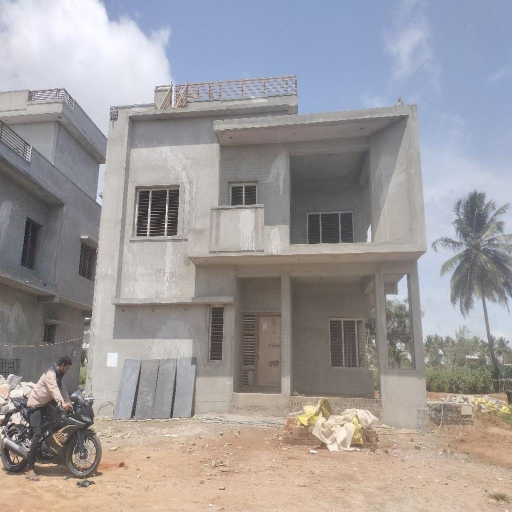
#> input picture Image_3.jpg, 1024 x 1024 px, found by its file name (shown at 1/2 size)
$ python floor_count_lines.py
#> lines starting #> are read from the running program, lines starting #| are printed output that depends on the picture
# Importing required packages
import numpy as np
import cv2

# The function to count floors based on Visible Lines
def count_floors_line(image_path, canny_low, canny_high, hough_threshold, tolerence, output_path, actual_floor_height = 10):

    # Load the image
#> called with canny_low = 50, canny_high = 150, hough_threshold = 100, tolerence = 400, actual_floor_height = 10
    try:
        img = cv2.imread(image_path)
#> img is the input picture: shape (1024, 1024, 3); mean B, G, R 155.6, 154.4, 158.7
    except Exception as e:
        # Check if the image path is a string first, then handle file not found
        if not isinstance(image_path, str):
            raise TypeError("Image path must be a string.")
        # Check if the loaded image is None, which happens if the path is invalid
        if img is None:
             raise FileNotFoundError(f"Image not found at path: {image_path}")

    # Convert the image into gray scale image
    gray = cv2.cvtColor(img, cv2.COLOR_BGR2GRAY)
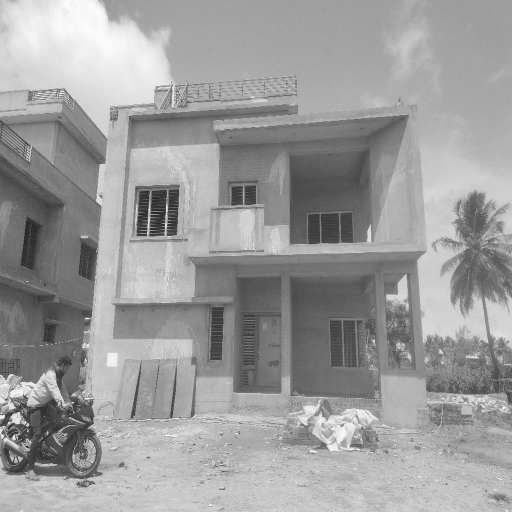
#> gray: shape (1024, 1024) (shown at 1/2 size); min 4, max 255, mean 155.8

    # Applying Gaussian Blur
    blur = cv2.GaussianBlur(gray, (5,5), 0)

    # Finding the Edges
    edges = cv2.Canny(blur, canny_low, canny_high)
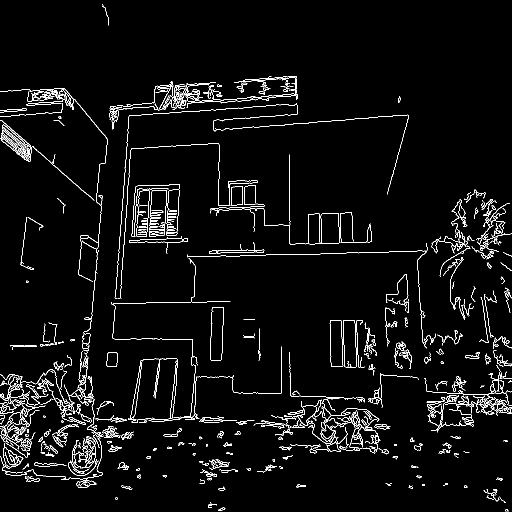
#> edges: shape (1024, 1024) (shown at 1/2 size); 3.7% white in thin lines or dots

    # Detect Lines using Hough Transform
    # FIX: Corrected 'hough_threshold' to 'threshold' for cv2.HoughLinesP
    lines = cv2.HoughLinesP(edges, 1, np.pi/180, threshold = hough_threshold, minLineLength = 100, maxLineGap = 10)
#> lines = 30 rows, first 6: [239, 606, 250, 451], [33, 266, 202, 412], [184, 631, 205, 394], [181, 649, 193, 511], [532, 509, 686, 507], [441, 200, 592, 187]

    # What if no lines are detected
    if lines is None:
        print("No lines detected.")
        return [], 0, 0, 0 # Added return of 0 for height and width

    # Creating the horizontal Lines and finding the building's pixel span
    horizontal_lines = []
    min_x = float('inf')
    max_x = float('-inf')

    for line in lines:
        x1, y1, x2, y2 = line[0]
        # Only consider lines that are nearly horizontal (slope close to zero)
        if abs(y2 - y1) < 10:
            horizontal_lines.append((y1 + y2) // 2)

            # Find the minimum and maximum x-coordinates across ALL relevant horizontal lines
            min_x = min(min_x, x1, x2)
            max_x = max(max_x, x1, x2)
#> this loop made 30 passes
#> (x1, y1, x2, y2, min_x, max_x) on passes 5, 10, 11, 13, 15, 17, 20, 30: (532, 509, 686, 507, 532, 686), (914, 808, 1023, 814, 532, 1023), (911, 807, 1015, 801, 532, 1023), (6, 232, 123, 224, 6, 1023), (468, 164, 593, 155, 6, 1023), (325, 205, 474, 197, 6, 1023), (486, 160, 586, 152, 6, 1023), (222, 219, 335, 211, 6, 1023)
#> after the loop, horizontal_lines = [508, 811, 804, 228, 159, 201, 156, 215]

    # Estimate building width in pixels as the total horizontal span
    building_width_pixels = max_x - min_x if max_x > min_x else 0
#> building_width_pixels = 1017

    # Cluster Similar Lines
    horizontal_lines = sorted(horizontal_lines)
#> horizontal_lines = [156, 159, 201, 215, 228, 508, 804, 811]
    floor_lines = []
    for y in horizontal_lines:
        if not floor_lines or abs(y - floor_lines[-1]) > tolerence:
            floor_lines.append(y)
#> this loop made 8 passes
#> y on passes 1 to 8: 156, 159, 201, 215, 228, 508, 804, 811
#> after the loop, floor_lines = [156, 804]

    # Count floors
    num_floors = len(floor_lines)
#> num_floors = 2

    # Compute distances (in pixels) between floor lines
    floor_distances = []
    for i in range(1, len(floor_lines)):
        dist = abs(floor_lines[i] - floor_lines[i - 1])
        floor_distances.append(dist)
#> this loop made 1 pass
#> dist on pass 1: 648
#> after the loop, floor_distances = [648]

    # Assuming each floor is 10 feet tall
    scale_factor = None
    if floor_distances:
        avg_floor_pixel_height = np.mean(floor_distances)
#> avg_floor_pixel_height = 648
        scale_factor = actual_floor_height / avg_floor_pixel_height   # feet per pixel
#> scale_factor = 0.0154

    # Find the height and width of the building in feet unit
    # Height calculation is simplified: (Number of Floors) * (Assumed Height per Floor)
    real_height = num_floors * 10
#> real_height = 20

    # Width calculation uses the total pixel span found earlier
    if scale_factor is not None and building_width_pixels > 0:
        real_width = scale_factor * building_width_pixels
#> real_width = 15.69
    else:
        real_width = 0

    # Calculate the Area of the Building
    area = real_width * real_height
#> area = 313.9
    area = np.round(area, 2)


    # # Annotate the Image: # Put the Answer on the image
    # for y in floor_lines:
    #     cv2.line(img, (0, y), (img.shape[1], y), (0, 255, 0), 2)

    cv2.putText(img, f"Estimated Floors: {num_floors}", (10, 40), cv2.FONT_HERSHEY_SIMPLEX, 0.7, (0, 0, 255), 2, cv2.LINE_AA)
    cv2.putText(img, f"Estimated Height : {real_height} Feets", (10, 70), cv2.FONT_HERSHEY_SIMPLEX,  0.7, (0,0,255), 2, cv2.LINE_AA)
    cv2.putText(img, f"Estimated Width : {np.round(real_width,2)} Feets", (10, 100), cv2.FONT_HERSHEY_SIMPLEX, 0.7, (0, 0, 255), 2, cv2.LINE_AA)
    cv2.putText(img, f"Estimated Area : {area} Sq.Feets", (10, 130), cv2.FONT_HERSHEY_SIMPLEX, 0.7, (0, 0, 255), 2, cv2.LINE_AA)
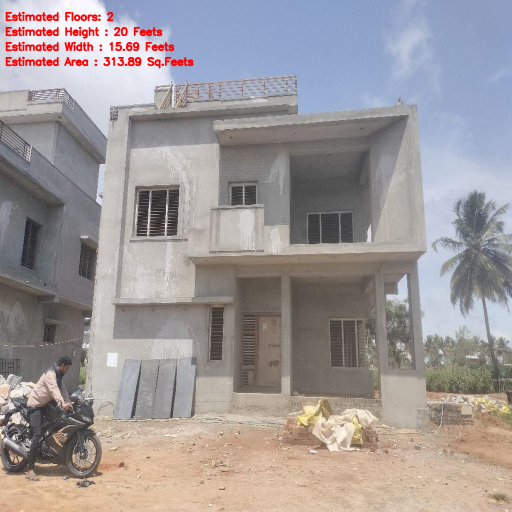
#> img: shape (1024, 1024, 3) (shown at 1/2 size); mean B, G, R 153.3, 152.3, 159

    # Saving the Image in Output Path
    cv2.imwrite(output_path, img, params = None)

    cv2.imshow("Detected Floors", img)
    cv2.waitKey(0)
    cv2.destroyAllWindows()

    # Return the result
    return floor_lines, num_floors, real_height, real_width

# The Inference Code
# canny low: 50, canny high: 150, hough_threshold = 80, tolerance = 130
if __name__ == "__main__":
    image_path = r"C:\Users\Webbies\Jupyter_Notebooks\Berger_Building_Height_Width\images\Image_3.jpg"
    output_path = r"C:\Users\Webbies\Jupyter_Notebooks\Berger_Building_Height_Width\images\Image_3_Result_Height_Width.jpg"

    # hough_threshold was increased to 100 in your latest script, keeping it that way
#> (the run stopped early here; a loop or call above may not have finished)

$ run again, with Image_7.jpg copied over Image_3.jpg
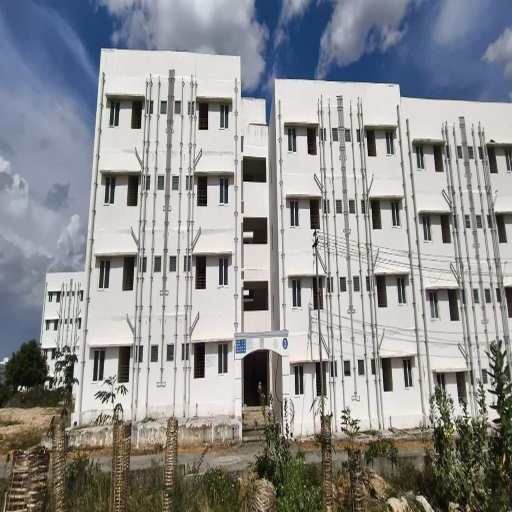
#> input picture Image_7.jpg, 1024 x 1024 px, found by its file name (shown at 1/2 size)
#> in count_floors_line, img is the input picture: shape (1024, 1024, 3); mean B, G, R 144.2, 144.2, 142.6
#> in count_floors_line, `edges = cv2.Canny(blur, canny_low, canny_high)`:
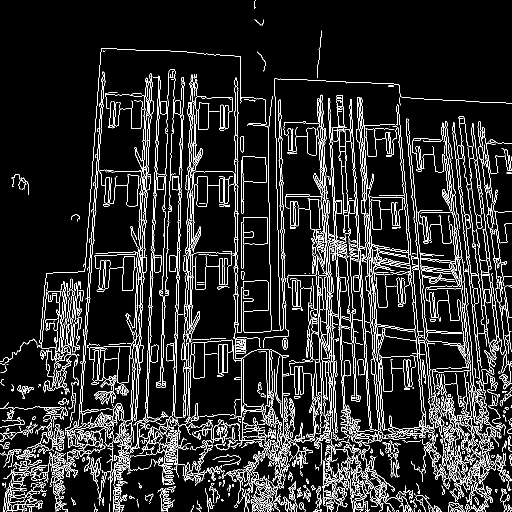
#> edges: shape (1024, 1024) (shown at 1/2 size); 9.9% white in thin lines or dots
#> lines = 162 rows, first 6: [474, 720, 474, 162], [162, 825, 209, 148], [470, 683, 470, 369], [169, 664, 192, 337], [749, 575, 759, 719], [657, 230, 675, 585]
#> the loop in count_floors_line, `for line in lines:` made 162 passes
#> (x1, y1, x2, y2, min_x, max_x) on passes 21, 25, 31, 33, 43, 56, 69, 73: (798, 864, 922, 857, 798, 922), (86, 865, 198, 863, 86, 922), (737, 874, 898, 868, 86, 922), (104, 893, 223, 887, 86, 922), (201, 868, 358, 871, 86, 922), (19, 901, 127, 897, 19, 922), (844, 856, 971, 847, 19, 971), (367, 939, 514, 945, 19, 971)
#> after the loop in count_floors_line, `for line in lines:`: horizontal_lines = 41 values, max 1008 at index 30, min 694 at index 40, mean 907
#> building_width_pixels = 1002
#> in count_floors_line, `horizontal_lines = sorted(horizontal_lines)`: horizontal_lines = 41 values from 694 to 1008
#> the loop in count_floors_line, `for y in horizontal_lines:` made 41 passes
#> y on passes 1 to 8: 694, 848, 851, 857, 860, 862, 864, 867
#> after the loop in count_floors_line, `for y in horizontal_lines:`: floor_lines = [694]
#> num_floors = 1
#> after the loop in count_floors_line, `for i in range(1, len(floor_lines)):`: floor_distances = []
#> real_height = 10
#> area = 0
#> in count_floors_line, `cv2.putText(img, f"Estimated Area : {area} Sq.Feets", (10, 130), cv2.F..`:
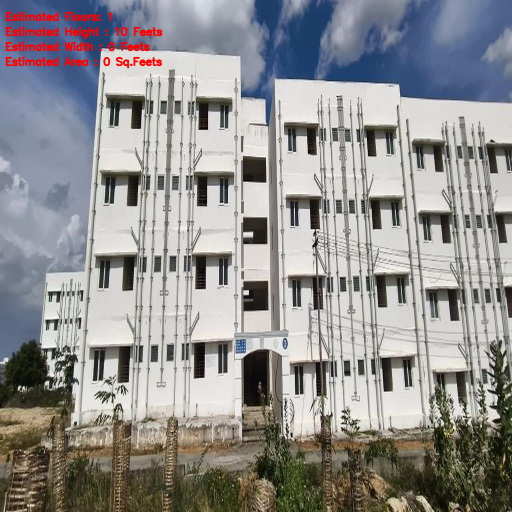
#> img: shape (1024, 1024, 3) (shown at 1/2 size); mean B, G, R 143, 143.2, 144
